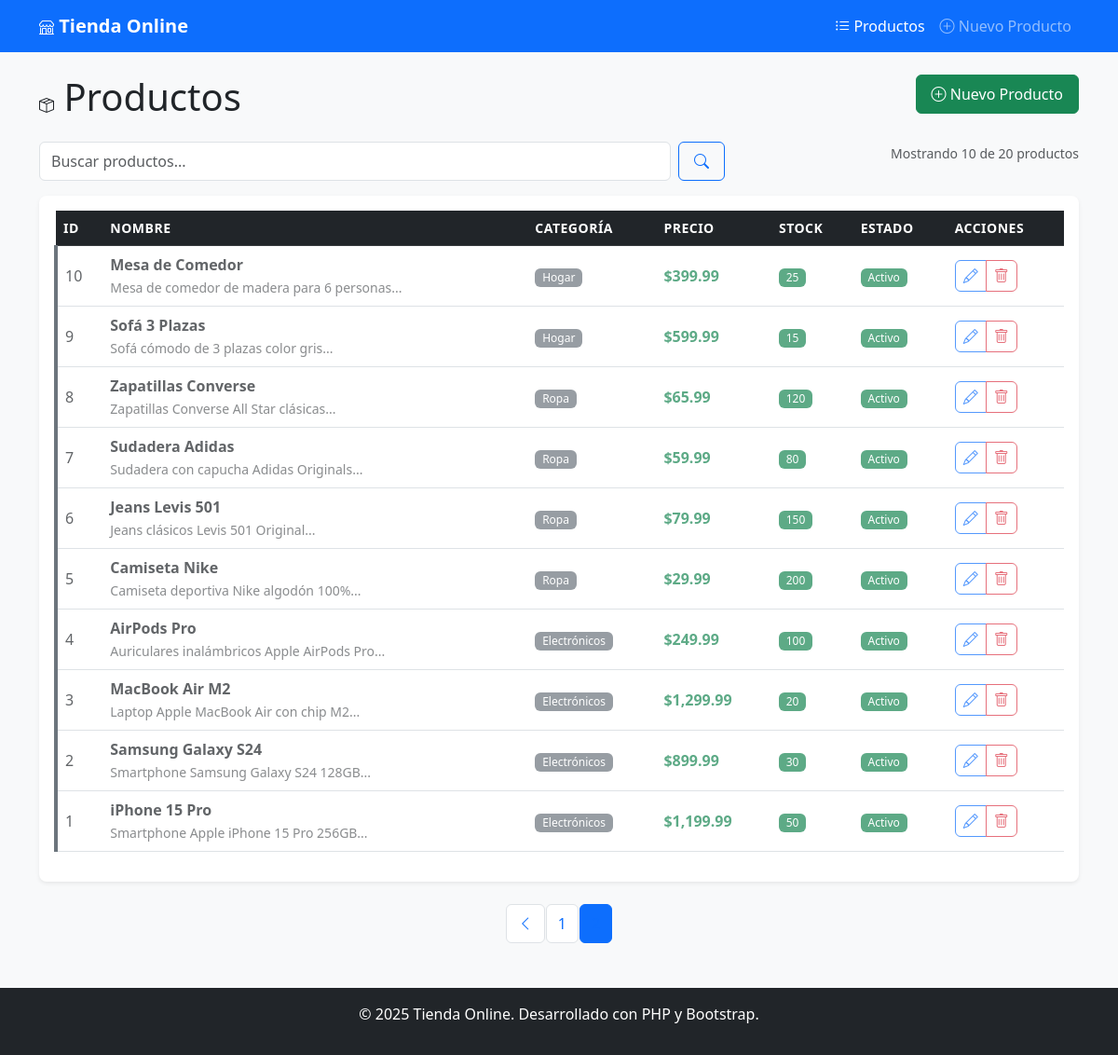
The page /?pagina=2 on the database its author committed.
### tables this page shows
CREATE TABLE `productos` (
  `id` int NOT NULL,
  `nombre` varchar(200) NOT NULL,
  `descripcion` text,
  `precio` decimal(10,2) NOT NULL,
  `stock` int NOT NULL DEFAULT '0',
  `categoria_id` int NOT NULL,
  `imagen` varchar(255) DEFAULT NULL,
  `codigo_barras` varchar(50) DEFAULT NULL,
  `activo` tinyint(1) DEFAULT '1',
  `fecha_creacion` timestamp NULL DEFAULT CURRENT_TIMESTAMP,
  `fecha_actualizacion` timestamp NULL DEFAULT CURRENT_TIMESTAMP ON UPDATE CURRENT_TIMESTAMP
);

CREATE TABLE `categorias` (
  `id` int NOT NULL,
  `nombre` varchar(100) NOT NULL,
  `descripcion` text,
  `imagen` varchar(255) DEFAULT NULL,
  `activo` tinyint(1) DEFAULT '1',
  `fecha_creacion` timestamp NULL DEFAULT CURRENT_TIMESTAMP,
  `fecha_actualizacion` timestamp NULL DEFAULT CURRENT_TIMESTAMP ON UPDATE CURRENT_TIMESTAMP
);

### config/Conexion.php (called while the page is built, shortened)
<?php
class Conexion {
    private $host = 'localhost';
    private $database = 'tienda_online';
    private $username = 'root';
    private $password = 'root';
    private $connection;
    private static $instance = null;
    public static function getInstance() {
        if (self::$instance === null) {
            self::$instance = new self();
        }
        return self::$instance;
    }
    private function connect() {
        try {
            $dsn = "mysql:host={$this->host};dbname={$this->database};charset=utf8mb4";
            $options = [
                PDO::ATTR_ERRMODE => PDO::ERRMODE_EXCEPTION,
                PDO::ATTR_DEFAULT_FETCH_MODE => PDO::FETCH_ASSOC,
                PDO::ATTR_EMULATE_PREPARES => false,
            ];
            $this->connection = new PDO($dsn, $this->username, $this->password, $options);
        } catch (PDOException $e) {
            die("Error de conexión: " . $e->getMessage());
        }
    }
    public function select($query, $params = []) {
        try {
            $stmt = $this->connection->prepare($query);
            $stmt->execute($params);
            return $stmt->fetchAll();
        } catch (PDOException $e) {
            throw new Exception("Error en consulta SELECT: " . $e->getMessage());
        }
    }
    public function selectOne($query, $params = []) {
        try {
            $stmt = $this->connection->prepare($query);
            $stmt->execute($params);
            return $stmt->fetch();
        } catch (PDOException $e) {
            throw new Exception("Error en consulta SELECT: " . $e->getMessage());
        }
    }
}
?>

### index.php (the view, shortened to what this page needs)
<?php
require_once 'config/Conexion.php';
$db = Conexion::getInstance();
$registros_por_pagina = 10;
$pagina = isset($_GET['pagina']) ? (int)$_GET['pagina'] : 1;
$offset = ($pagina - 1) * $registros_por_pagina;
$buscar = isset($_GET['buscar']) ? trim($_GET['buscar']) : '';
$where = '';
$params = [];
$query = "SELECT p.*, c.nombre as categoria_nombre
          FROM productos p
          LEFT JOIN categorias c ON p.categoria_id = c.id
          $where
          ORDER BY p.id DESC
          LIMIT $registros_por_pagina OFFSET $offset";
$productos = $db->select($query, $params);
$query_count = "SELECT COUNT(*) as total
                FROM productos p
                LEFT JOIN categorias c ON p.categoria_id = c.id
                $where";
$total_registros = $db->selectOne($query_count, $params)['total'];
$total_paginas = ceil($total_registros / $registros_por_pagina);
include 'includes/header.php';
?>
<div class="row">
    <div class="col-md-6">
        <h1><i class="bi bi-box-seam"></i> Productos</h1>
    </div>
    <div class="col-md-6 text-end">
        <a href="crear.php" class="btn btn-success">
            <i class="bi bi-plus-circle"></i> Nuevo Producto
        </a>
    </div>
</div>
<div class="row mt-3">
    <div class="col-md-8">
        <form method="GET" class="d-flex">
            <input type="text" name="buscar" class="form-control me-2"
                   placeholder="Buscar productos..." value="<?php echo htmlspecialchars($buscar); ?>">
            <button type="submit" class="btn btn-outline-primary">
                <i class="bi bi-search"></i>
            </button>
        </form>
    </div>
    <div class="col-md-4 text-end">
        <small class="text-muted">
            Mostrando <?php echo count($productos); ?> de <?php echo $total_registros; ?> productos
        </small>
    </div>
</div>
<div class="card mt-3">
    <div class="card-body">
        <?php if (count($productos) > 0): ?>
            <div class="table-responsive">
                <table class="table table-hover">
                    <thead class="table-dark">
                        <tr>
                            <th>ID</th>
                            <th>Nombre</th>
                            <th>Categoría</th>
                            <th>Precio</th>
                            <th>Stock</th>
                            <th>Estado</th>
                            <th>Acciones</th>
                        </tr>
                    </thead>
                    <tbody>
                        <?php foreach ($productos as $producto): ?>
                            <tr>
                                <td><?php echo $producto['id']; ?></td>
                                <td>
                                    <strong><?php echo htmlspecialchars($producto['nombre']); ?></strong>
                                    <?php if (!empty($producto['descripcion'])): ?>
                                        <br><small class="text-muted">
                                            <?php echo htmlspecialchars(substr($producto['descripcion'], 0, 50)); ?>...
                                        </small>
                                    <?php endif; ?>
                                </td>
                                <td>
                                    <?php if ($producto['categoria_nombre']): ?>
                                        <span class="badge bg-secondary">
                                            <?php echo htmlspecialchars($producto['categoria_nombre']); ?>
                                        </span>
                                    <?php else: ?>
                                        <span class="text-muted">Sin categoría</span>
                                    <?php endif; ?>
                                </td>
                                <td>
                                    <strong class="text-success">
                                        $<?php echo number_format($producto['precio'], 2); ?>
                                    </strong>
                                </td>
                                <td>
                                    <?php if ($producto['stock'] > 0): ?>
                                        <span class="badge bg-success"><?php echo $producto['stock']; ?></span>
                                    <?php else: ?>
                                        <span class="badge bg-danger">Agotado</span>
                                    <?php endif; ?>
                                </td>
                                <td>
                                    <?php if ($producto['activo']): ?>
                                        <span class="badge bg-success">Activo</span>
                                    <?php else: ?>
                                        <span class="badge bg-danger">Inactivo</span>
                                    <?php endif; ?>
                                </td>
                                <td>
                                    <div class="btn-group btn-group-sm">
                                        <a href="editar.php?id=<?php echo $producto['id']; ?>"
                                           class="btn btn-outline-primary" title="Editar">
                                            <i class="bi bi-pencil"></i>
                                        </a>
                                        <button type="button" class="btn btn-outline-danger"
                                                onclick="confirmarEliminacion(<?php echo $producto['id']; ?>, '<?php echo htmlspecialchars($producto['nombre']); ?>')"
                                                title="Eliminar">
                                            <i class="bi bi-trash"></i>
                                        </button>
                                    </div>
                                </td>
                            </tr>
                        <?php endforeach; ?>
                    </tbody>
                </table>
            </div>
        <?php endif; ?>
    </div>
</div>
<?php if ($total_paginas > 1): ?>
    <nav aria-label="Paginación" class="mt-4">
        <ul class="pagination justify-content-center">
            <?php if ($pagina > 1): ?>
                <li class="page-item">
                    <a class="page-link" href="?pagina=<?php echo $pagina - 1; ?><?php echo !empty($buscar) ? '&buscar=' . urlencode($buscar) : ''; ?>">
                        <i class="bi bi-chevron-left"></i>
                    </a>
                </li>
            <?php endif; ?>
            <?php for ($i = 1; $i <= $total_paginas; $i++): ?>
                <li class="page-item <?php echo $i == $pagina ? 'active' : ''; ?>">
                    <a class="page-link" href="?pagina=<?php echo $i; ?><?php echo !empty($buscar) ? '&buscar=' . urlencode($buscar) : ''; ?>">
                        <?php echo $i; ?>
                    </a>
                </li>
            <?php endfor; ?>
        </ul>
    </nav>
<?php endif; ?>
<?php include 'includes/footer.php'; ?>

### css/style.css (style rules this page uses)
body { background-color: #f8f9fa; font-family: 'Segoe UI', Tahoma, Geneva, Verdana, sans-serif; }
.card { box-shadow: 0 0.125rem 0.25rem rgba(0, 0, 0, 0.075); border: none; border-radius: 0.5rem; }
.table th { border-top: none; font-weight: 600; font-size: 0.875rem; text-transform: uppercase; letter-spacing: 0.5px; }
.table td { vertical-align: middle; border-top: 1px solid #dee2e6; }
.badge { font-size: 0.75rem; font-weight: 500; }
.btn { border-radius: 0.375rem; font-weight: 500; padding: 0.5rem 1rem; transition: all 0.15s ease-in-out; }
.btn-group-sm .btn { padding: 0.25rem 0.5rem; font-size: 0.875rem; }
.pagination .page-link { color: #0d6efd; border: 1px solid #dee2e6; border-radius: 0.375rem; margin: 0 0.125rem; padding: 0.5rem 0.75rem; }
.pagination .page-item.active .page-link { background-color: #0d6efd; border-color: #0d6efd; }
.bi { font-size: 1rem; }
.fade-in { animation: fadeIn 0.3s ease-in-out; }
.table tbody tr { transition: background-color 0.15s ease-in-out; }
.btn { transition: all 0.15s ease-in-out; }
.producto-inactivo { border-left: 4px solid #6c757d; opacity: 0.7; }

### rows shown on the page
productos: id "10", nombre "Mesa de Comedor", descripcion "Mesa de comedor de madera para 6 personas", categoria.nombre "Hogar", precio "399.99", stock "25", activo "Activo"
productos: id "9", nombre "Sofá 3 Plazas", descripcion "Sofá cómodo de 3 plazas color gris", categoria.nombre "Hogar", precio "599.99", stock "15", activo "Activo"
productos: id "8", nombre "Zapatillas Converse", descripcion "Zapatillas Converse All Star clásicas", categoria.nombre "Ropa", precio "65.99", stock "120", activo "Activo"
productos: id "7", nombre "Sudadera Adidas", descripcion "Sudadera con capucha Adidas Originals", categoria.nombre "Ropa", precio "59.99", stock "80", activo "Activo"
productos: id "6", nombre "Jeans Levis 501", descripcion "Jeans clásicos Levis 501 Original", categoria.nombre "Ropa", precio "79.99", stock "150", activo "Activo"
productos: id "5", nombre "Camiseta Nike", descripcion "Camiseta deportiva Nike algodón 100%", categoria.nombre "Ropa", precio "29.99", stock "200", activo "Activo"
productos: id "4", nombre "AirPods Pro", descripcion "Auriculares inalámbricos Apple AirPods Pro", categoria.nombre "Electrónicos", precio "249.99", stock "100", activo "Activo"
productos: id "3", nombre "MacBook Air M2", descripcion "Laptop Apple MacBook Air con chip M2", categoria.nombre "Electrónicos", precio "1,299.99", stock "20", activo "Activo"
productos: id "2", nombre "Samsung Galaxy S24", descripcion "Smartphone Samsung Galaxy S24 128GB", categoria.nombre "Electrónicos", precio "899.99", stock "30", activo "Activo"
productos: id "1", nombre "iPhone 15 Pro", descripcion "Smartphone Apple iPhone 15 Pro 256GB", categoria.nombre "Electrónicos", precio "1,199.99", stock "50", activo "Activo"

### other values the page prints
count($productos) "10"
$total_registros "20"
